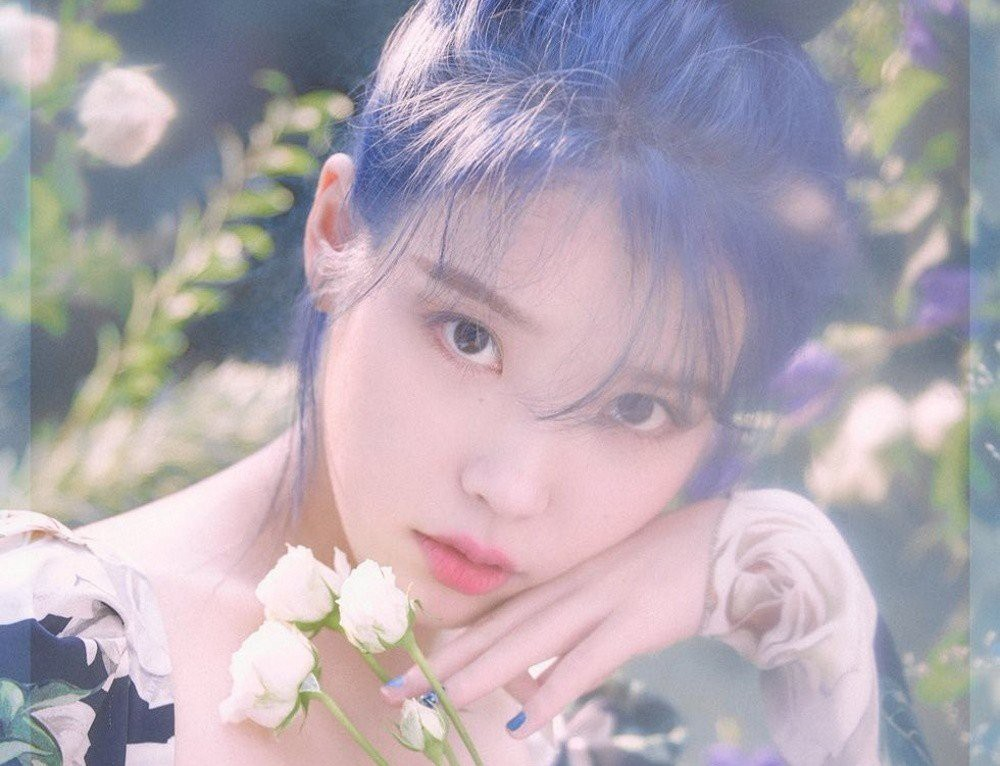
#> input picture Assignments/Week2/Python/iu.jpg, 1000 x 766 px
$ python BRG2Gray.py
#> lines starting #> are read from the running program, lines starting #| are printed output that depends on the picture
import cv2 as cv
import numpy as np

#Read and show image
img = cv.imread('iu.jpg')
#> img is the input picture: shape (766, 1000, 3); mean B, G, R 177.2, 167.4, 176.8
cv.imshow("Anhmau",img)
cv.waitKey()

#Convert BGR to Gray
img_gray = cv.cvtColor(img,cv.COLOR_BGR2GRAY)
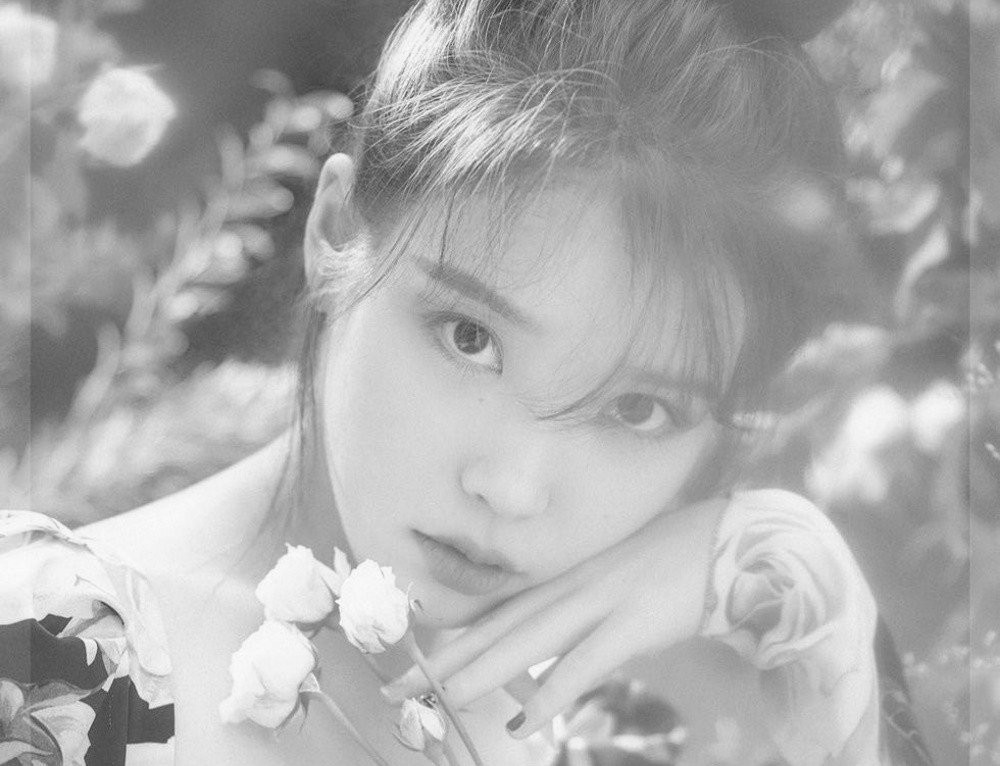
#> img_gray: shape (766, 1000); min 30, max 255, mean 171.3

#Resize image
img_gray_rs = cv.resize(img_gray,dsize=(500,500))
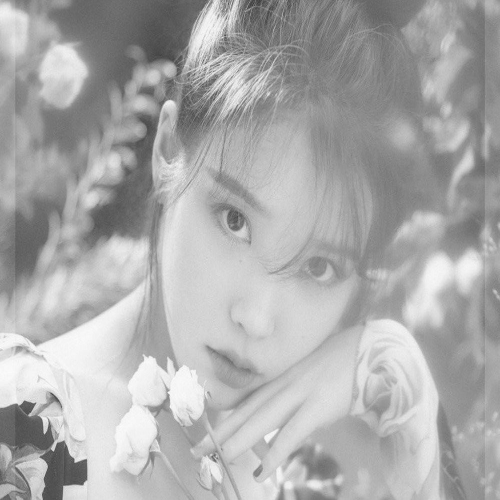
#> img_gray_rs: shape (500, 500); min 57, max 253, mean 171.2
img_color_rs = cv.resize(img,dsize=(500,500))
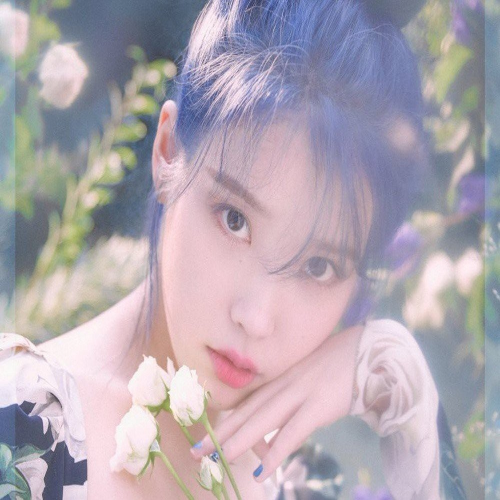
#> img_color_rs: shape (500, 500, 3); mean B, G, R 177, 167.2, 176.7
cv.imwrite("velkoz_gray.jpg",img_gray_rs)
cv.imwrite("velkoz_color.jpg",img_color_rs)

#Save image
cv.imshow("Ảnh sau khi format",img_gray_rs)
cv.waitKey()
cv.destroyAllWindows()
